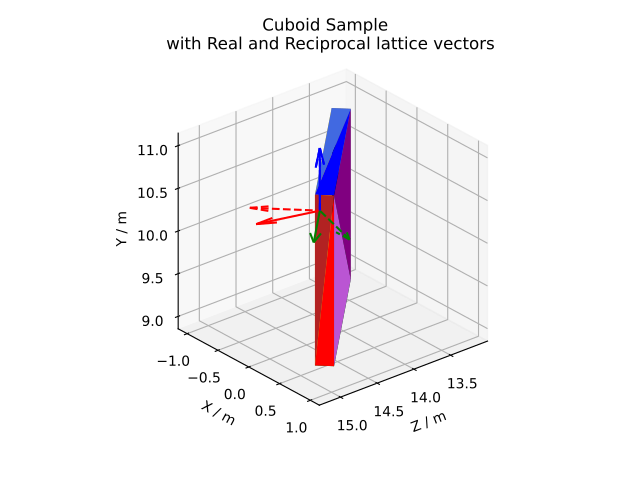

Reproduce this figure in Python.
# import mantid algorithms, numpy and matplotlib
from mantid.simpleapi import *
import matplotlib.pyplot as plt
import numpy as np
from mpl_toolkits.mplot3d.art3d import Poly3DCollection

cuboid = " \
<cuboid id='some-cuboid'> \
<height val='2.0'  /> \
<width val='2.0' />  \
<depth  val='0.2' />  \
<centre x='10.0' y='10.0' z='10.0'  />  \
</cuboid>  \
<algebra val='some-cuboid' /> \
"

ws = CreateSampleWorkspace()
SetGoniometer(ws, Axis0="45,0,1,0,-1")
SetSample(ws, Geometry={'Shape': 'CSG', 'Value': cuboid})
sample = ws.sample()

SetUB(ws, a=1, b=1, c=2, alpha=90, beta=90, gamma=60)
if not sample.hasOrientedLattice():
   raise Exception("There is no valid lattice")

UB = np.array(ws.sample().getOrientedLattice().getUB())
hkl = np.array([[1.0,0.0,0.0],[0.0,1.0,0.0],[0.0,0.0,1.0]])
QSample = np.matmul(UB,hkl)
Goniometer = ws.getRun().getGoniometer().getR()
reciprocal_lattice = np.matmul(Goniometer,QSample)#QLab
real_lattice = (2.0*np.pi)*np.linalg.inv(np.transpose(reciprocal_lattice))

shape = sample.getShape()
mesh = shape.getMesh()

facecolors = ['purple','mediumorchid','royalblue','b','red','firebrick','green', 'darkgreen','grey','black', 'gold', 'orange']
mesh_polygon = Poly3DCollection(mesh, facecolors = facecolors, linewidths=0.1)

fig, axes = plt.subplots(subplot_kw={'projection': 'mantid3d', 'proj_type': 'ortho'})
axes.add_collection3d(mesh_polygon)

axes.set_title('Cuboid Sample \n with Real and Reciprocal lattice vectors')
axes.set_xlabel('X / m')
axes.set_ylabel('Y / m')
axes.set_zlabel('Z / m')

axes.set_mesh_axes_equal(mesh)
axes.set_box_aspect((1, 1, 1))

def arrow(ax, vector, origin = None, factor = None, color = 'black',linestyle = '-'):
   if origin == None:
      origin = (ax.get_xlim3d()[1],ax.get_ylim3d()[1],ax.get_zlim3d()[1])
   if factor == None:
      lims = ax.get_xlim3d()
      factor = (lims[1]-lims[0]) / 3.0
   vector_norm = vector / np.linalg.norm(vector)
   ax.quiver(
         origin[0], origin[1], origin[2],
         vector_norm[0]*factor, vector_norm[1]*factor, vector_norm[2]*factor,
         color = color,
         linestyle = linestyle
   )

colors = ['r','g','b']
for i in range(3): # plot real_lattice with '-' solid linestyle
   arrow(axes, real_lattice[:,i], color = colors[i])
for i in range(3): # plot reciprocal_lattice with '--' dashed linestyle
   arrow(axes, reciprocal_lattice[:,i], color = colors[i], linestyle = '--')

axes.view_init(vertical_axis='y', elev=27, azim=50)
plt.show()
